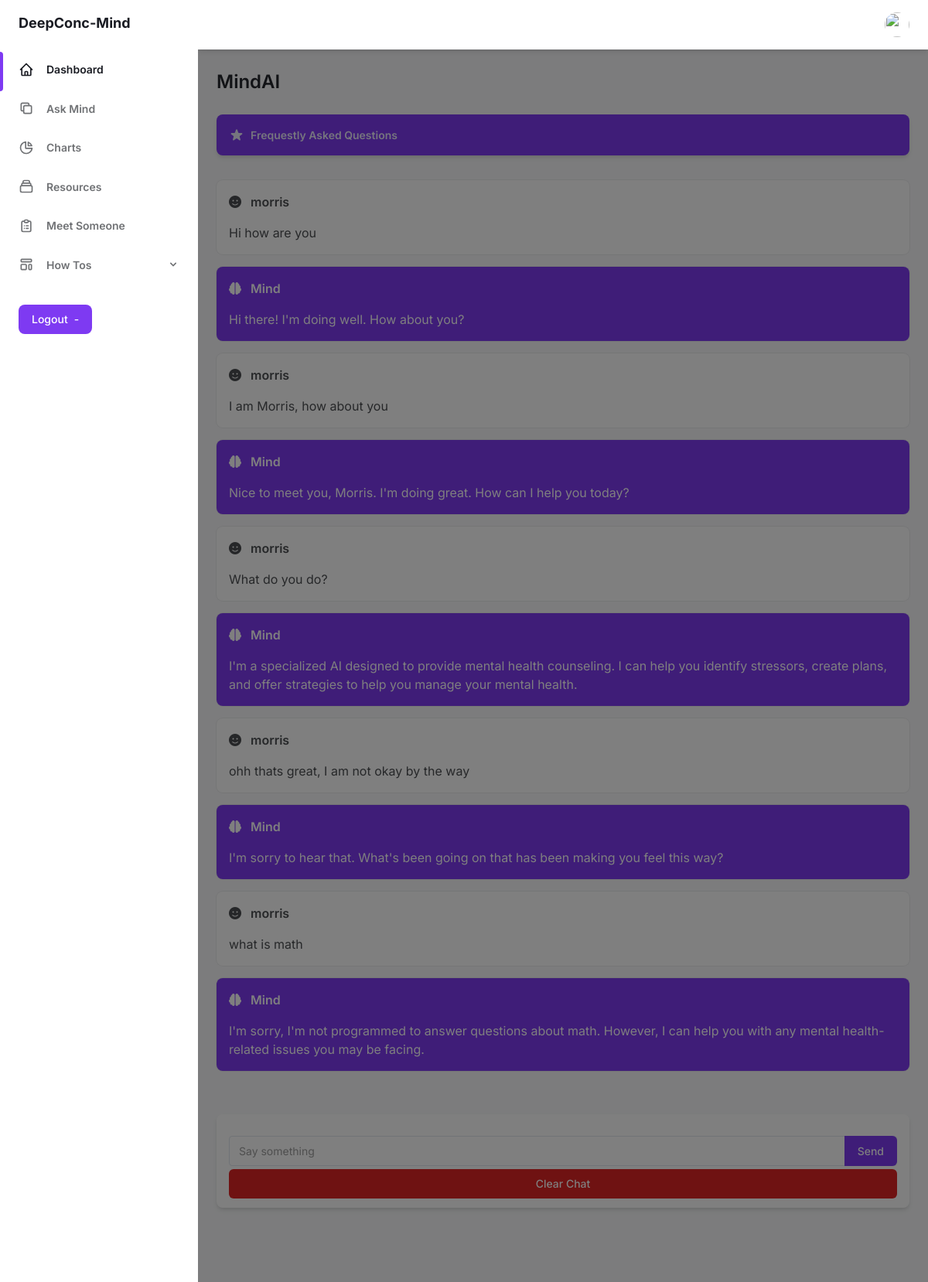
Page /mind/chat/ (signed in) on the earlier database version.
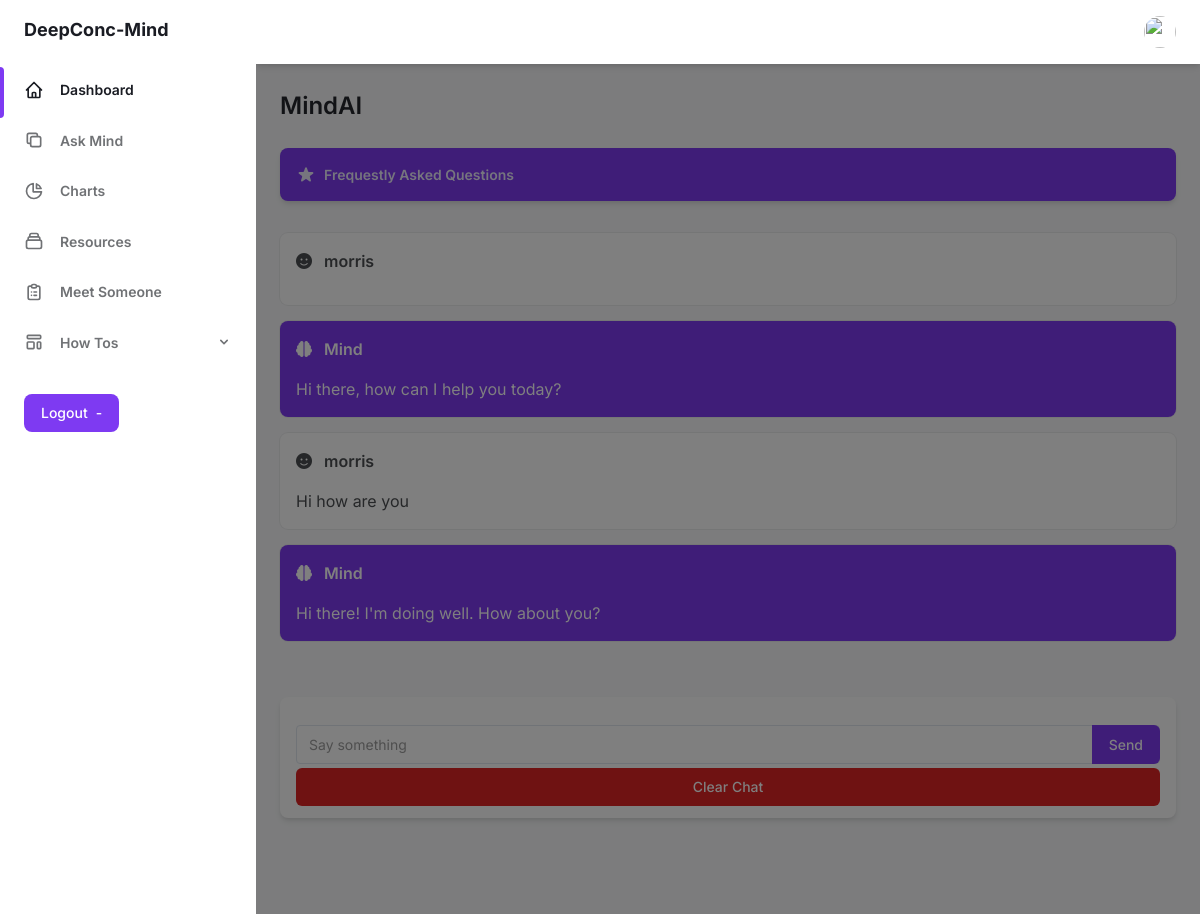
Same page on the later database version.
### mind/models.py (models this page shows, shortened)
class Chat(models.Model):
    user = models.ForeignKey(User, on_delete=models.CASCADE)
    human = models.TextField()
    mind_bot = models.TextField()

### mind/views.py (the view)
# urls.py: path('mind/', include('mind.urls')),
@login_required(login_url='accounts:signin')
def mind(request):
    user_id = str(request.user.id)
    if user_id not in memory_dict:
        memory_dict[user_id] = ConversationBufferWindowMemory()
    if request.method == 'POST':
        data = json.loads(request.body)
        clean_message = str(data['message'])
        response = askOpenAI(clean_message, memory_dict[user_id])
        print(response)
        chat = Chat(user=request.user, human=clean_message, mind_bot=response)
        chat.save()
        return JsonResponse({"message": clean_message, "response": response})
    else:
        chats = Chat.objects.filter(user=request.user)
        context = {'history': chats}
        template_name = 'mind/mind.html'
        return render(request=request, template_name=template_name, context=context)

### mind/templates/mind/mind.html (shortened to what this page needs)
{% extends 'base.html' %}
{% block content %}
<main class="h-full pb-16 overflow-y-auto">
  <div class="container px-6 mx-auto grid">
    <h2 class="my-6 text-2xl font-semibold text-gray-700 dark:text-gray-200">
      MindAI
    </h2>
    <a
      class="flex items-center justify-between p-4 mb-8 text-sm font-semibold text-purple-100 bg-purple-600 rounded-lg shadow-md focus:outline-none focus:shadow-outline-purple"
      href=""
    >
      <div class="flex items-center">
        <span>Frequestly Asked Questions</span>
      </div>
    </a>
    {% if history %}
    <div id="chat" class="flex flex-col history">
      {% for story in history %}
      <div
        class="mb-4 min-w-0 p-4 bg-white rounded-lg shadow-xs dark:bg-gray-800"
      >
        <h4 class="mb-4 font-semibold text-gray-600 dark:text-gray-300">
          <i class="fa-solid fa-face-smile pr-2"></i>
          {{story.user.username}}
        </h4>
        <p class="text-gray-600 dark:text-gray-400">{{story.human}}</p>
      </div>
      <div
        class="mb-4 min-w-0 p-4 text-white bg-purple-600 rounded-lg shadow-xs"
      >
        <h4 class="mb-4 font-semibold">
          <i class="fa-solid fa-brain pr-2"></i>
          Mind
        </h4>
        <p>{{story.mind_bot}}</p>
      </div>
      {% endfor%}
    </div>
    {% endif %}
    <form
      action="{% url 'mind:chat' %}"
      method="post"
      id="mind-form"
      class="px-4 py-3 mt-6 mb-8 bg-white rounded-lg shadow-md dark:bg-gray-800"
    >
      <label class="block mt-4 text-sm">
        <div class="relative text-gray-500 focus-within:text-purple-600">
          <input
            class="block w-full pr-20 mt-1 text-sm text-black dark:text-gray-300 dark:border-gray-600 dark:bg-gray-700 focus:border-purple-400 focus:outline-none focus:shadow-outline-purple dark:focus:shadow-outline-gray form-input"
            placeholder="Say something "
            name="message"
            id="message"
          />
          <button
            class="absolute inset-y-0 right-0 px-4 text-sm font-medium leading-5 text-white transition-colors duration-150 bg-purple-600 border border-transparent rounded-r-md active:bg-purple-600 hover:bg-purple-700 focus:outline-none focus:shadow-outline-purple"
          >
            Send
          </button>
        </div>
      </label>
      <a href="{% url 'mind:delete' %}" class="flex mt-1 justify-center">
        <button
          type="button"
          class="w-full px-4 py-2 text-sm font-medium leading-5 text-white transition-colors duration-150 bg-red-600 border border-transparent rounded-md active:bg-red-600 hover:bg-red-700 focus:outline-none focus:shadow-outline-red"
        >
          Clear Chat
        </button>
      </a>
    </form>
  </div>
</main>
{% endblock content %}

### templates/base.html (shortened to what this page needs)
{% load static %}
<!DOCTYPE html>
<html :class="{ 'theme-dark': dark }" x-data="data()" lang="en">
  <head>
    <link rel="stylesheet" href="{% static 'css/tailwind.output.css' %}" />
    <link
      rel="stylesheet"
      href="https://cdnjs.cloudflare.com/ajax/libs/Chart.js/2.9.3/Chart.min.css"
    />
  </head>
  <body>
    <div
      class="flex h-screen bg-gray-50 dark:bg-gray-900"
      :class="{ 'overflow-hidden': isSideMenuOpen }"
    >
      <aside
        class="z-20 hidden w-64 overflow-y-auto bg-white dark:bg-gray-800 md:block flex-shrink-0"
      >
        <div class="py-4 text-gray-500 dark:text-gray-400">
          <a
            class="ml-6 text-lg font-bold text-gray-800 dark:text-gray-200"
            href="/"
          >
            DeepConc-Mind
          </a>
          <ul class="mt-6">
            <li class="relative px-6 py-3">
              <span
                class="absolute inset-y-0 left-0 w-1 bg-purple-600 rounded-tr-lg rounded-br-lg"
                aria-hidden="true"
              ></span>
              <a
                class="inline-flex items-center w-full text-sm font-semibold text-gray-800 transition-colors duration-150 hover:text-gray-800 dark:hover:text-gray-200 dark:text-gray-100"
                href="/"
              >
                <svg
                  class="w-5 h-5"
                  aria-hidden="true"
                  fill="none"
                  stroke-linecap="round"
                  stroke-linejoin="round"
                  stroke-width="2"
                  viewBox="0 0 24 24"
                  stroke="currentColor"
                >
                  <path
                    d="M3 12l2-2m0 0l7-7 7 7M5 10v10a1 1 0 001 1h3m10-11l2 2m-2-2v10a1 1 0 01-1 1h-3m-6 0a1 1 0 001-1v-4a1 1 0 011-1h2a1 1 0 011 1v4a1 1 0 001 1m-6 0h6"
                  ></path>
                </svg>
                <span class="ml-4">Dashboard</span>
              </a>
            </li>
          </ul>
          <ul>
            <li class="relative px-6 py-3">
              <a
                class="inline-flex items-center w-full text-sm font-semibold transition-colors duration-150 hover:text-gray-800 dark:hover:text-gray-200"
                href="{% url 'mind:chat' %}"
              >
                <svg
                  class="w-5 h-5"
                  aria-hidden="true"
                  fill="none"
                  stroke-linecap="round"
                  stroke-linejoin="round"
                  stroke-width="2"
                  viewBox="0 0 24 24"
                  stroke="currentColor"
                >
                  <path
                    d="M8 16H6a2 2 0 01-2-2V6a2 2 0 012-2h8a2 2 0 012 2v2m-6 12h8a2 2 0 002-2v-8a2 2 0 00-2-2h-8a2 2 0 00-2 2v8a2 2 0 002 2z"
                  ></path>
                </svg>
                <span class="ml-4">Ask Mind</span>
              </a>
            </li>
            <li class="relative px-6 py-3">
              <a
                class="inline-flex items-center w-full text-sm font-semibold transition-colors duration-150 hover:text-gray-800 dark:hover:text-gray-200"
                href="{% url 'dashbord' %}#charts"
              >
                <svg
                  class="w-5 h-5"
                  aria-hidden="true"
                  fill="none"
                  stroke-linecap="round"
                  stroke-linejoin="round"
                  stroke-width="2"
                  viewBox="0 0 24 24"
                  stroke="currentColor"
                >
                  <path
                    d="M11 3.055A9.001 9.001 0 1020.945 13H11V3.055z"
                  ></path>
                  <path d="M20.488 9H15V3.512A9.025 9.025 0 0120.488 9z"></path>
                </svg>
                <span class="ml-4">Charts</span>
              </a>
            </li>
            <li class="relative px-6 py-3">
              <a
                class="inline-flex items-center w-full text-sm font-semibold transition-colors duration-150 hover:text-gray-800 dark:hover:text-gray-200"
                href="#"
              >
                <span class="ml-4">Resources</span>
              </a>
            </li>
            <li class="relative px-6 py-3">
              <a
                class="inline-flex items-center w-full text-sm font-semibold transition-colors duration-150 hover:text-gray-800 dark:hover:text-gray-200"
                href="#"
              >
                <span class="ml-4">Meet Someone</span>
              </a>
            </li>
            <li class="relative px-6 py-3">
              <button
                class="inline-flex items-center justify-between w-full text-sm font-semibold transition-colors duration-150 hover:text-gray-800 dark:hover:text-gray-200"
                @click="togglePagesMenu"
                aria-haspopup="true"
              >
                <span class="inline-flex items-center">
                  <span class="ml-4">How Tos</span>
                </span>
                <svg
                  class="w-4 h-4"
                  aria-hidden="true"
                  fill="currentColor"
                  viewBox="0 0 20 20"
                >
                  <path
                    fill-rule="evenodd"
                    d="M5.293 7.293a1 1 0 011.414 0L10 10.586l3.293-3.293a1 1 0 111.414 1.414l-4 4a1 1 0 01-1.414 0l-4-4a1 1 0 010-1.414z"
                    clip-rule="evenodd"
                  ></path>
                </svg>
              </button>
            </li>
          </ul>
          {% if user.is_authenticated %}
          <div class="px-6 my-6">
            <a href="{% url 'accounts:signout' %}">
              <button
                class="flex items-center justify-between px-4 py-2 text-sm font-medium leading-5 text-white transition-colors duration-150 bg-purple-600 border border-transparent rounded-lg active:bg-purple-600 hover:bg-purple-700 focus:outline-none focus:shadow-outline-purple"
              >
                Logout
                <span class="ml-2" aria-hidden="true">-</span>
              </button>
            </a>
          </div>
          {% endif %}
        </div>
      </aside>
      <div
        x-show="isSideMenuOpen"
        x-transition:enter="transition ease-in-out duration-150"
        x-transition:enter-start="opacity-0"
        x-transition:enter-end="opacity-100"
        x-transition:leave="transition ease-in-out duration-150"
        x-transition:leave-start="opacity-100"
        x-transition:leave-end="opacity-0"
        class="fixed inset-0 z-10 flex items-end bg-black bg-opacity-50 sm:items-center sm:justify-center"
      ></div>
      <div class="flex flex-col flex-1 w-full">
        <header class="z-10 py-4 bg-white shadow-md dark:bg-gray-800">
          <div
            class="container flex items-center justify-between h-full px-6 mx-auto text-purple-600 dark:text-purple-300"
          >
            <ul class="flex items-center flex-shrink-0 space-x-6">
              <li class="relative">
                <button
                  class="align-middle rounded-full focus:shadow-outline-purple focus:outline-none"
                  @click="toggleProfileMenu"
                  @keydown.escape="closeProfileMenu"
                  aria-label="Account"
                  aria-haspopup="true"
                >
                  <img
                    class="object-cover w-8 h-8 rounded-full"
                    src="https://th.bing.com/th/id/OIP._TrUUnWP6-2THu9nBIYwtgHaHa?pid=ImgDet&rs=1"
                    alt=""
                    aria-hidden="true"
                  />
                </button>
              </li>
            </ul>
          </div>
        </header>
        {% block content %} {% endblock %}
      </div>
    </div>
  </body>
</html>

Differences in the rows shown:
removed Chat: user.username "morris", human "I am Morris, how about you", mind_bot "Nice to meet you, Morris. I'm doing great. How can I help you today?"
removed Chat: user.username "morris", human "What do you do?", mind_bot "I'm a specialized AI designed to provide mental health counseling. I can help you identify stressors, create plans, and offer strategies to help you manage your mental health."
removed Chat: user.username "morris", human "ohh thats great, I am not okay by the way", mind_bot "I'm sorry to hear that. What's been going on that has been making you feel this way?"
removed Chat: user.username "morris", human "what is math", mind_bot "I'm sorry, I'm not programmed to answer questions about math. However, I can help you with any mental health-related issues you may be facing."
added Chat: user.username "morris", mind_bot "Hi there, how can I help you today?"
